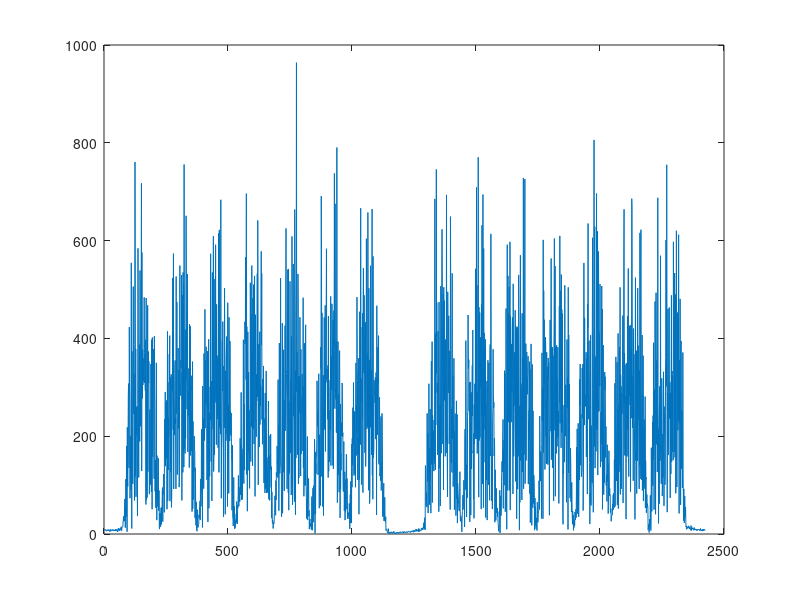
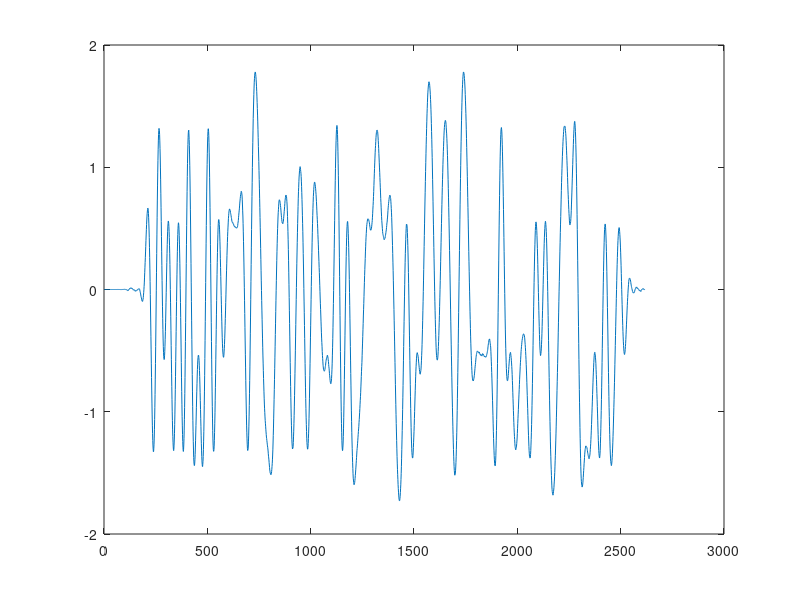

Reproduce these figures in MATLAB, in order.
% Copyright David Rowe 2012
% This program is distributed under the terms of the GNU General Public License 
% Version 2
%
% Octave implementation of a G3PLX style FDMDV HF modem.

clear all;
rand('state',1); 
randn('state',1);
 
global Fs = 1200;      % sample rate in Hz
global T  = 1/Fs;      % sample period in seconds
global Rs = 50;        % symbol rate in Hz
global Ts = 1/Rs;      % symbol period in seconds
global Nc = 14;        % number of carriers
global Nb = 2;         % Bits/symbol for QPSK modulation
global Rb = Nc*Rs*Nb;  % bit rate
global M  = Fs/Rs;     % oversampling factor
global Nsym  = 8;      % number of symbols to filter over
global Fsep  = 75;     % Separation between carriers (Hz)
global Fcentre = 1200; % Centre frequency, Nc/2 below this, N/c above (Hz)

% Generate root raised cosine (Root Nyquist) filter ---------------
% thanks http://www.dsplog.com/db-install/wp-content/uploads/2008/05/raised_cosine_filter.m

alpha = 0.5;      % excess bandwidth
n = -Nsym*Ts/2:T:Nsym*Ts/2;
global Nfilter = Nsym*M + 1;

sincNum = sin(pi*n/Ts); % numerator of the sinc function
sincDen = (pi*n/Ts);    % denominator of the sinc function
sincDenZero = find(abs(sincDen) < 10^-10);
sincOp = sincNum./sincDen;
sincOp(sincDenZero) = 1; % sin(pix/(pix) =1 for x =0

cosNum = cos(alpha*pi*n/Ts);
cosDen = (1-(2*alpha*n/Ts).^2);
cosDenZero = find(abs(cosDen)<10^-10);
cosOp = cosNum./cosDen;
cosOp(cosDenZero) = pi/4;
gt_alpha5 = sincOp.*cosOp;
Nfft = 4096;
GF_alpha5 = fft(gt_alpha5,Nfft)/M;
% sqrt causes stop band to be amplifed, this hack pushes it down again
for i=1:Nfft
  if (abs(GF_alpha5(i)) < 0.02)
    GF_alpha5(i) *= 0.001;
  endif
end
GF_alpha5_root = sqrt(abs(GF_alpha5)) .* exp(j*angle(GF_alpha5));
ifft_GF_alpha5_root = ifft(GF_alpha5_root);
global gt_alpha5_root = real((ifft_GF_alpha5_root(1:Nfilter)));

% Modulator ----------------------------------------------------

% Given Nc*Nb bits construct M samples (1 symbol) of Nc filtered
% symbols streams

function tx_filt = filter_symbols(tx_bits)
  global Nc;
  global M;
  global tx_filter_memory;
  global Nfilter;
  global gt_alpha5_root;
  global Fsep;

  tx_filt = zeros(Nc,M);

  % generate Nc QPSK symbols from Nc*Nb input bits

  tx_symbols = 1 - 2*tx_bits(:,1) + j - 2j*tx_bits(:,2); 

  % tx filter each symbol, generate M filtered output samples for each symbol

  tx_filter_memory(:,Nfilter) = tx_symbols;
  for i=1:M
    tx_filt(:,i) = M*tx_filter_memory * gt_alpha5_root';
    tx_filter_memory(:,1:Nfilter-1) = tx_filter_memory(:,2:Nfilter);
    tx_filter_memory(:,Nfilter) = zeros(Nc,1);
  end
endfunction

% Construct FDM signal that combines all filtered symbols by
% frequency shifting each filtered symbol stream

function tx_fdm = build_fdm(tx_filt)
  global Fs;
  global M;
  global Nc;
  global Fsep;
  global phase_tx;

  tx_fdm = zeros(1,M);

  % Nc/2 tones below centre freq
  
  for c=1:Nc/2
      carrier_freq = (-Nc/2 - 1 + c)*Fsep;
      for i=1:M
        phase_tx(c) = phase_tx(c) + 2*pi*carrier_freq/Fs;
	tx_fdm(i) = tx_fdm(i) + tx_filt(c,i)*exp(j*phase_tx(c));
      end
  end

  % Nc/2 tones above centre freq  

  for c=Nc/2+1:Nc
      carrier_freq = (-Nc/2 + c)*Fsep;
      for i=1:M
        phase_tx(c) = phase_tx(c) + 2*pi*carrier_freq/Fs;
	tx_fdm(i) = tx_fdm(i) + tx_filt(c,i)*exp(j*phase_tx(c));
      end
  end

endfunction


% Main loop ----------------------------------------------------

global tx_filter_memory = zeros(Nc, Nfilter);

frames = 100;
tx_filt = zeros(Nc,M);
global phase_tx = zeros(Nc,1);
tx_fdm = zeros(1,M);

for i=1:frames
  tx_bits = rand(Nc,Nb) > 0.5; 
  tx_filt = filter_symbols(tx_bits);
  tx_fdm = [tx_fdm build_fdm(tx_filt)];
end

figure(1)
clf;
plot(abs(fft((tx_fdm))))

% test demod

[m n] = size(tx_fdm)
rx_bb = tx_fdm .* exp(-j*(0:n-1)*2*pi*Fsep/Fs);
rx_bb_filt = conv(gt_alpha5_root, rx_bb);

figure(2)
clf;
plot(real(rx_bb_filt))

% add channel noise, phase offset, frequency offset, timing offset

% root nyquist rx filter

% timing recovery - sum envelopes



